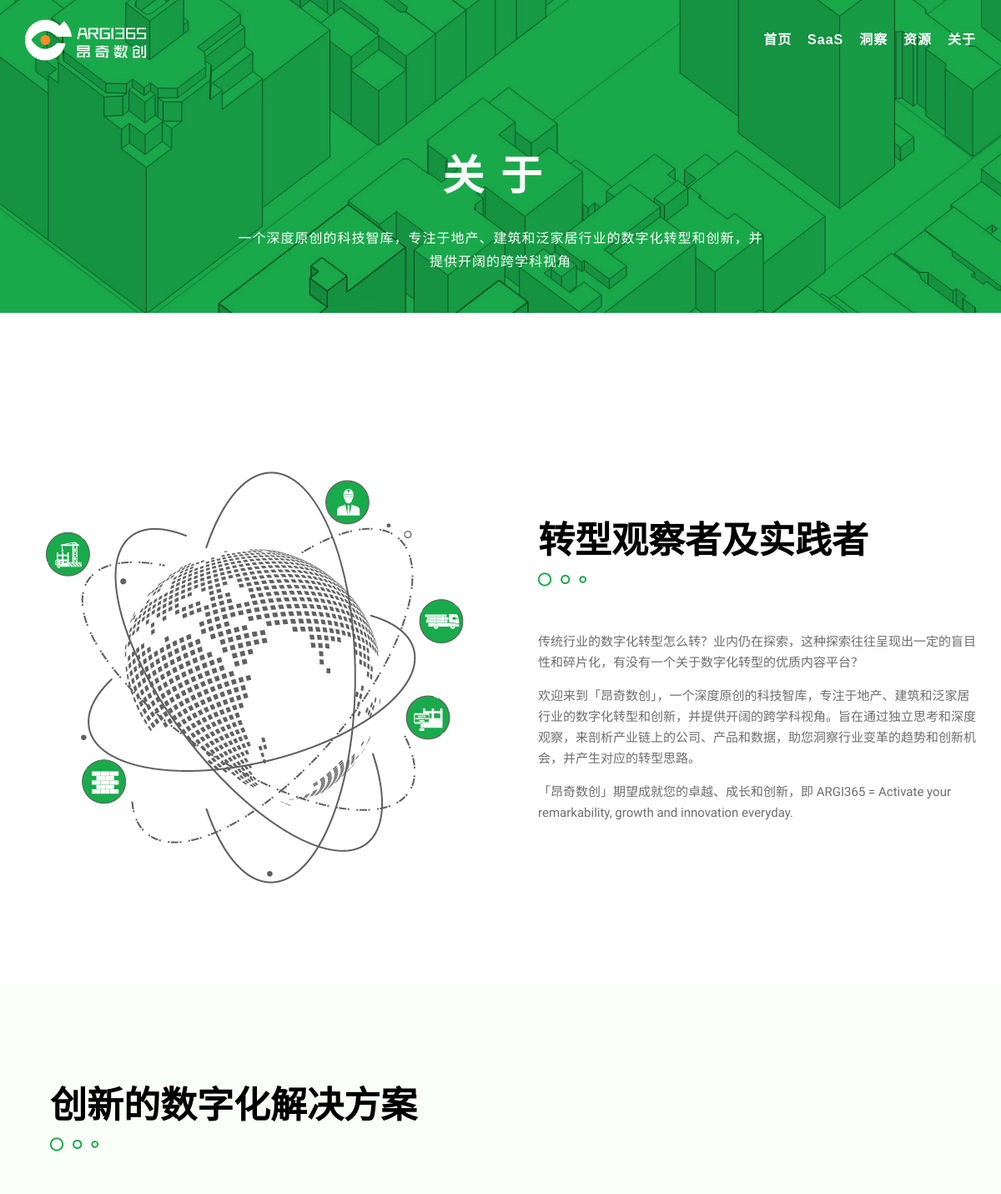
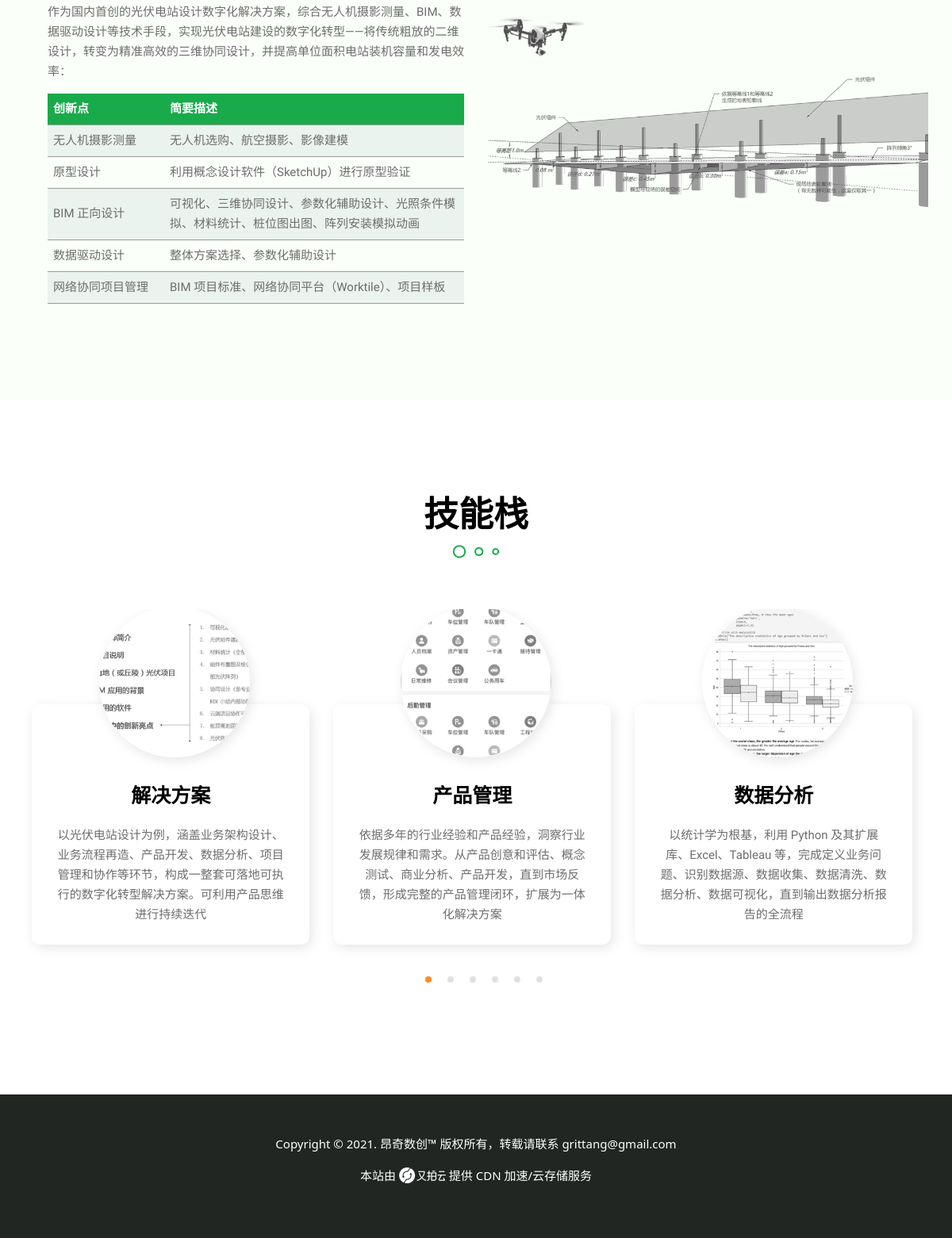
/about, run on the app's committed database (2 pictures, top to bottom).
### blog/models.py (models this page shows, shortened)
class Channel(models.Model):
  name = models.CharField(max_length=20, default='Your channel name here.')
  desc = models.CharField(max_length=200, default='Your channel description here.')
  class Meta:
    verbose_name = '版块'
    verbose_name_plural = verbose_name

### blog/views.py (the view)
# urls.py: path('about', views.AboutView.as_view(), name='about'),
class AboutView(BlogView):
  template_name = 'blog/about.html'

### templates/blog/about.html (shortened to what this page needs)
{% extends 'base.html' %}
{% load static %}
{% load blog_extras %}
{% block slider %}
<section id="parallax2" class="slider-area fix p-relative">
  <div class="slider-active2">
    <div class="single-slider slider-bg d-flex align-items-center"
      style="background-image:url({% static 'blog/img/bg/header-inner-bg.jpg' %}" ); background-repeat: no-repeat;
      background-position: right;background-size: inherit;">
      <div class="container">
        <div class="row align-items-center">
          <div class="col-lg-12">
            <div class="slider-content-channel s-slider-content-channel text-center mt-120">
              <h2 data-animation="fadeInUp" data-delay=".4s">关于</h2>
              <p data-animation="fadeInUp" data-delay=".6s">一个深度原创的科技智库，专注于地产、建筑和泛家居行业的数字化转型和创新，并提供开阔的跨学科视角</p>
            </div>
          </div>
        </div>
      </div>
    </div>
  </div>
</section>
{% endblock slider %}
{% block more-than %}
<section id="about" class="about-area about-p mt-80 pt-120 pb-120 p-relative">
  <div class="container">
    <div class="row align-items-center">
      <div class="col-lg-6 col-md-12 col-sm-12">
        <div class="s-about-img p-relative">
          <img src="{% static 'blog/img/testimonial/h-earth.png' %}" alt="img">
        </div>
      </div>
      <div class="col-lg-6 col-md-12 col-sm-12">
        <div class="about-content s-about-content pl-30">
          <div class="section-title mb-50">
            <h2>转型观察者及实践者</h2> <img src="{% static 'blog/img/bg/circle-line.png' %}" alt="circle">
          </div>
            <p>传统行业的数字化转型怎么转？业内仍在探索，这种探索往往呈现出一定的盲目性和碎片化，有没有一个关于数字化转型的优质内容平台？</p>
            <p>欢迎来到「昂奇数创」，一个深度原创的科技智库，专注于地产、建筑和泛家居行业的数字化转型和创新，并提供开阔的跨学科视角。旨在通过独立思考和深度观察，来剖析产业链上的公司、产品和数据，助您洞察行业变革的趋势和创新机会，并产生对应的转型思路。</p>
            <p>「昂奇数创」期望成就您的卓越、成长和创新，即 ARGI365 = Activate your remarkability, growth and innovation everyday.</p>
          </div>
        </div>
      </div>
    </div>
</section>
<section class="services-area services-bg pt-120 pb-120 p-relative"
  style="background: #FBFFFA 0% 0% no-repeat padding-box;">
  <div class="container">
    <div class="row align-items-center">
      <div class="col-lg-6 col-md-12 col-sm-12">
        <div class="about-content s-about-content pl-30">
          <div class="section-title mb-50">
            <h2>创新的数字化解决方案</h2>
            <img src="{% static 'blog/img/bg/circle-line.png' %}" alt="circle">
          </div>
          <p>作为国内首创的光伏电站设计数字化解决方案，综合无人机摄影测量、BIM、数据驱动设计等技术手段，实现光伏电站建设的数字化转型——将传统粗放的二维设计，转变为精准高效的三维协同设计，并提高单位面积电站装机容量和发电效率：</p>
          <div>
            <table>
              <tr>
                <th>创新点</th>
                <th>简要描述</th>
              </tr>
              <tr>
                <td>无人机摄影测量</td>
                <td>无人机选购、航空摄影、影像建模</td>
              </tr>
              <tr>
                <td>原型设计</td>
                <td>利用概念设计软件（SketchUp）进行原型验证</td>
              </tr>
              <tr>
                <td>BIM 正向设计</td>
                <td>可视化、三维协同设计、参数化辅助设计、光照条件模拟、材料统计、桩位图出图、阵列安装模拟动画</td>
              </tr>
              <tr>
                <td>数据驱动设计</td>
                <td>整体方案选择、参数化辅助设计</td>
              </tr>
              <tr>
                <td>网络协同项目管理</td>
                <td>BIM 项目标准、网络协同平台（Worktile）、项目样板</td>
              </tr>
            </table>
          </div>
        </div>
      </div>
      <div class="col-lg-6 col-md-12 col-sm-12">
        <div class="row">
          <div class="col-lg-12 col-md-12">
            <div class="">
              <img src="{% static 'blog/img/portfolio/a-pv-uav-right.png' %}" alt="img">
            </div>
          </div>
        </div>
      </div>
    </div>
  </div>
</section>
<section id="testimonios" class="testimonial-area testimonial-p pt-120 pb-120 fix p-relative">
  <div class="container">
    <div class="row justify-content-center">
      <div class="col-lg-8">
        <div class="section-title center-align mb-60 text-center">
          <h2>技能栈</h2>
          <img src="{% static 'blog/img/bg/circle-line.png' %}" alt="circle">
        </div>
      </div>
    </div>
    <div class="row justify-content-center">
      <div class="col-lg-12">
        <div class="testimonial-active">
          <div class="single-testimonial">
            <div class="single-testimonial-container">
              <div class="testi-img">
                <img src="{% static 'blog/img/portfolio/a-solution.png' %}" alt="img">
              </div>
              <div class="single-testimonial-bg">
                <div class="testi-author">
                  <div class="ta-info">
                    <h5>解决方案</h5>
                  </div>
                </div>
                <p>以光伏电站设计为例，涵盖业务架构设计、业务流程再造、产品开发、数据分析、项目管理和协作等环节，构成一整套可落地可执行的数字化转型解决方案。可利用产品思维进行持续迭代</p>
              </div>
            </div>
          </div>
          <div class="single-testimonial">
            <div class="single-testimonial-container">
              <div class="testi-img">
                <img src="{% static 'blog/img/portfolio/a-product.png' %}" alt="img">
              </div>
              <div class="single-testimonial-bg">
                <div class="testi-author">
                  <div class="ta-info">
                    <h5>产品管理</h5>
                  </div>
                </div>
                <p>依据多年的行业经验和产品经验，洞察行业发展规律和需求。从产品创意和评估、概念测试、商业分析、产品开发，直到市场反馈，形成完整的产品管理闭环，扩展为一体化解决方案</p>
              </div>
            </div>
          </div>
          <div class="single-testimonial">
            <div class="single-testimonial-container">
              <div class="testi-img">
                <img src="{% static 'blog/img/portfolio/a-data.png' %}" alt="img">
              </div>
              <div class="single-testimonial-bg">
                <div class="testi-author">
                  <div class="ta-info">
                    <h5>数据分析</h5>
                  </div>
                </div>
                <p>以统计学为根基，利用 Python 及其扩展库、Excel、Tableau 等，完成定义业务问题、识别数据源、数据收集、数据清洗、数据分析、数据可视化，直到输出数据分析报告的全流程</p>
              </div>
            </div>
          </div>
        </div>
      </div>
    </div>
  </div>
</section>
{% endblock more-than %}

### templates/base.html (shortened to what this page needs)
{% load static %}
{% load blog_extras %}
<!doctype html>
<html class="no-js" lang="zh">
  <head>
    <link rel="stylesheet" href="{% static 'blog/css/bootstrap.min.css' %}">
    <link rel="stylesheet" href="{% static 'blog/css/github.css' %}">
    <link rel="stylesheet" href="{% static 'blog/css/animate.min.css' %}">
    <link rel="stylesheet" href="{% static 'blog/fontawesome/css/all.min.css' %}">
    <link rel="stylesheet" href="{% static 'blog/css/dripicons.css' %}">
    <link rel="stylesheet" href="{% static 'blog/css/dripicons.css' %}">
    <link rel="stylesheet" href="{% static 'blog/css/slick.css' %}">
    <link rel="stylesheet" href="{% static 'blog/css/default.css' %}">
    <link rel="stylesheet" href="{% static 'blog/css/meanmenu.css' %}">
    <link rel="stylesheet" href="{% static 'blog/css/style.css' %}">
    <link rel="stylesheet" href="{% static 'blog/css/responsive.css' %}">
    <link rel="stylesheet" href="{% static 'blog/css/responsive.css' %}">
    <link rel="stylesheet" href="{% static 'blog/css/responsive-plus.css' %}">
    <link rel="stylesheet" href="{% static 'blog/css/typora-pie-argi.css' %}">
    <link rel="stylesheet" href="{% static 'blog/css/typora-plus.css' %}">
  </head>
  <body>
    <header class="header-area in-header">
      <div class="menu-area menu-area2">
        <div class="container">
          <div class="second-menu">
            <div class="row align-items-center">
              <div class="col-xl-2 col-lg-2">
                <div class="logo2">
                  <a href="{% url 'blog:index' %}"><img src="{% static 'blog/img/logo/argi_logo_l.svg' %}" alt="logo"></a>
                </div>
              </div>
              <div class="col-xl-10 col-lg-10">
                <div class="main-menu text-right">
                  <nav id="mobile-menu">
                    <ul>
                      <li><a href="{% url 'blog:index' %}">首页</a></li>
                      {% for channel in channel_list %}
                        <li>
                          <a href="{% url 'blog:channel' channel.pk %}">{{ channel.name }}</a>
                        </li>
                      {% empty %}
                        <div>No channel yet.</div>
                      {% endfor %}
                      <li><a href="{% url 'blog:about' %}">关于</a></li>
                    </ul>
                  </nav>
                </div>
              </div>
            </div>
          </div>
        </div>
      </div>
    </header>
    <main>
    {% block main %}
      {% block slider %}
      {% endblock slider %}
      {% block more-than %}
      {% endblock more-than %}
    {% endblock main %}
    </main>
    <footer class="footer-bg footer-p pt-50" >
      <div class="footer-top pb-50">
        <div class="container">
          <div class="row align-items-center text-center">
            <div class="col-12">
              <p>Copyright &copy; 2021. 昂奇数创™ 版权所有，转载请联系 grittang@gmail.com</p>
              <p><span>本站由 </span><img src="{% static 'blog/img/footer/f-upayun.png' %}" alter='又拍云'> 提供 CDN 加速/云存储服务</span></p>
            </div>
          </div>
        </div>
      </div>
    </footer>
  </body>
</html>

### blog/static/blog/css/default.css (style rules this page uses)
.mt-80 { margin-top: 80px; }
.mt-120 { margin-top: 120px; }
.mb-50 { margin-bottom: 50px; }
.mb-60 { margin-bottom: 60px; }
.pt-50 { padding-top: 50px; }
.pt-120 { padding-top: 120px; }
.pb-50 { padding-bottom: 50px; }
.pb-120 { padding-bottom: 120px; }
.pl-30 { padding-left: 30px; }

### blog/static/blog/css/responsive.css (style rules this page uses)
@media (min-width: 1200px) and (max-width: 1500px) { .main-menu ul li:first-child { margin-left: 0; } }
@media (min-width: 1200px) and (max-width: 1500px) { .menu-area::before { width: 26%; } }
@media (min-width: 992px) and (max-width: 1200px) { .second-menu .main-menu ul li { margin-left: 15px; } }
@media (min-width: 992px) and (max-width: 1200px) { .menu-area::before { width: 27%; top: 0px; } }
@media (min-width: 992px) and (max-width: 1200px) { .s-about-img { margin-left: 25px; } }
@media (min-width: 992px) and (max-width: 1200px) { .about-p { padding-top: 110px; } }

### blog/static/blog/css/responsive-plus.css (style rules this page uses)
@media only screen and (min-width: 992px) and (max-width: 1200px) { .slider-bg { min-height: 400px!important; } }

### blog/static/blog/css/typora-pie-argi.css (style rules this page uses)
:root { --side-bar-bg-color: #ffffff; --control-text-color: #777777; --select-text-bg-color: #96FAB6; --active-file-text-color: #262626; --active-file-border-color: #19AA4B; --select-text-font-color: auto; --primary-color: #19AA4B; --mid-1: #ffffff; --mid-2: #fafafa; --mid-3: #f5f5f5; --mid-4: #f0f0f0; --mid-5: #d9d9d9; --mid-6: #bfbfbf; --mid-7: #8c8c8c; --mid-8: #595959; --mid-9: #434343; --mid-10: #262626; --mid-11: #1f1f1f; --mid-12: #141414; --mid-13: #000000; --main-1: #A0FFC1; --main-2: #63FF99; --main-3: #26FF70; --main-4: #22E766; --main-5: #1DC958; --main-6: #19AA4B; --main-7: #158B3E; --main-8: #106D30; --main-9: #0C4E23; --main-10: #073015; }
html { font-size: 14px; }
ul:first-child, ol:first-child { margin-top: 0; }
ul:last-child, ol:last-child { margin-bottom: 0; }
header, .context-menu, .megamenu-content, footer { font-family: 'Segoe UI', 'Arial', sans-serif; }

### blog/static/blog/css/typora-plus.css (style rules this page uses)
.row { display: flex; justify-content: space-between; }
.slider-content-channel { padding-top: 40px; }
.slider-content-channel h2 { color: #ffffff; font-size: 6.2vh; letter-spacing: 20px; }
.slider-content-channel p { color: #ffffff; font-size: 2vh; margin: 30px 250px 0 250px; line-height: 3.5vh; letter-spacing: 1px; }
.menu-area { background-color: #19AA4B; padding-top: 10px; padding-bottom: 10px; }
.testimonial-active .testi-img { margin: 0; position: absolute; left: 50%; top: -30%; -ms-transform: translateX(-50%); transform: translateX(-50%); box-shadow: 3px 4px 15px #0000001a; border-radius: 135px; }
.testimonial-active .ta-info { margin-top: 35%; float: none!important; }
.testimonial-active .ta-info h5 { font-weight: 700; font-size: 25px; }
.single-testimonial-bg { text-align: center; padding-left: 30px; padding-right: 30px; }
table { border-collapse: collapse; }
td, th { border-bottom: 1px solid #999; padding: 0.5rem; text-align: left; }
th { background-color: #19AA4B; color: white; }
tr:nth-child(even) { background-color: #EBF3EF; }
td:first-child { width: 10.5rem; }
.footer-bg { background-color: #212623; }
.footer-bg img { margin-bottom: 4px; }
.slick-slide img { min-width: 170px; }

### data on the page
Channel: name "SaaS"
Channel: name "洞察"
Channel: name "资源"
